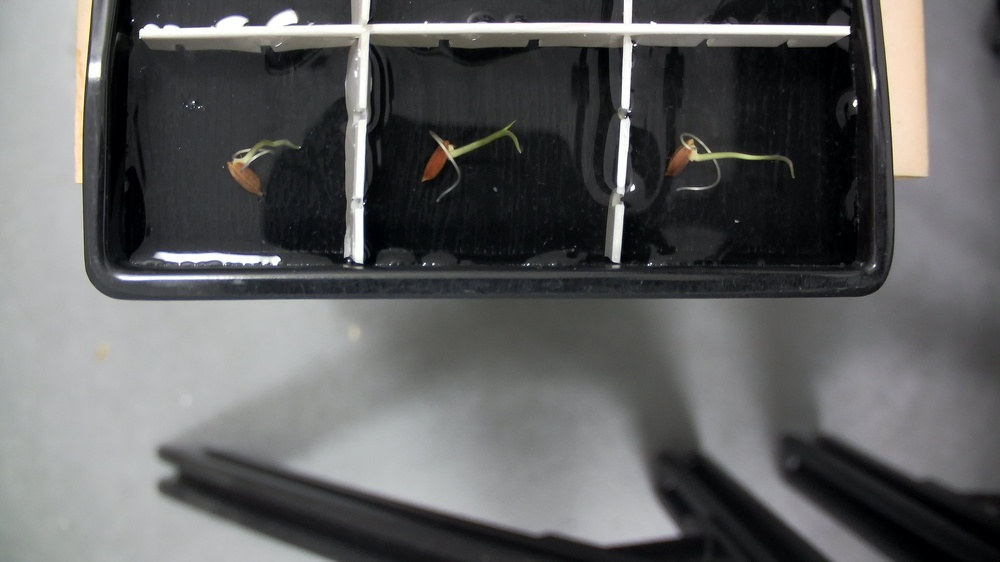
#> input picture dataset/1-117/s508-101-027.jpg, 1000 x 562 px, shrunk from 3840 x 2160 before the run; its folder holds only this picture in this run
$ python -i segment_cv.py   (imports and definitions only)
#> lines starting #> are read from the running program, lines starting #| are printed output that depends on the picture; after the words box and inside, x2 and y2 are one past the last pixel; in counts of white or black regions, pixels touching at a corner belong together
import cv2
import numpy as np
import os
import glob
from tqdm import tqdm

# ================= 配置 =================
INPUT_ROOT = "results_seeds"  # 上一步生成的文件夹
OUTPUT_ROOT = "output/segmented_seeds"  # 结果输出文件夹
DEBUG_MODE = False  # 设为True会保存黑白Mask以便调试


# =======================================

def process_segmentation(img_path, save_path):
#> called with img_path = 'dataset/1-117/s508-101-027.jpg', save_path = 'out.png'
    img = cv2.imread(img_path)
#> img is the input picture: shape (562, 1000, 3); mean B, G, R 96.8, 96.2, 95.8
    if img is None: return

    # 1. 预处理：转灰度 + 高斯模糊 (去噪)
    gray = cv2.cvtColor(img, cv2.COLOR_BGR2GRAY)
    blurred = cv2.GaussianBlur(gray, (5, 5), 0)
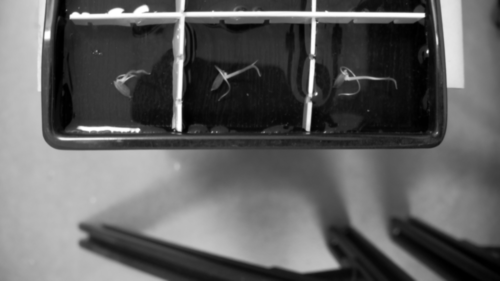
#> blurred: shape (562, 1000) (shown at 1/2 size); min 0, max 255, mean 96.2

    # 2. 阈值分割
    # 使用 Otsu 自动寻找最佳阈值。
    # 因为背景是黑的，前景是亮的，THRESH_BINARY 即可。
    # 针对部分特别暗的根系，可能需要适当调低阈值，或者使用自适应阈值
    _, binary = cv2.threshold(blurred, 0, 255, cv2.THRESH_BINARY + cv2.THRESH_OTSU)
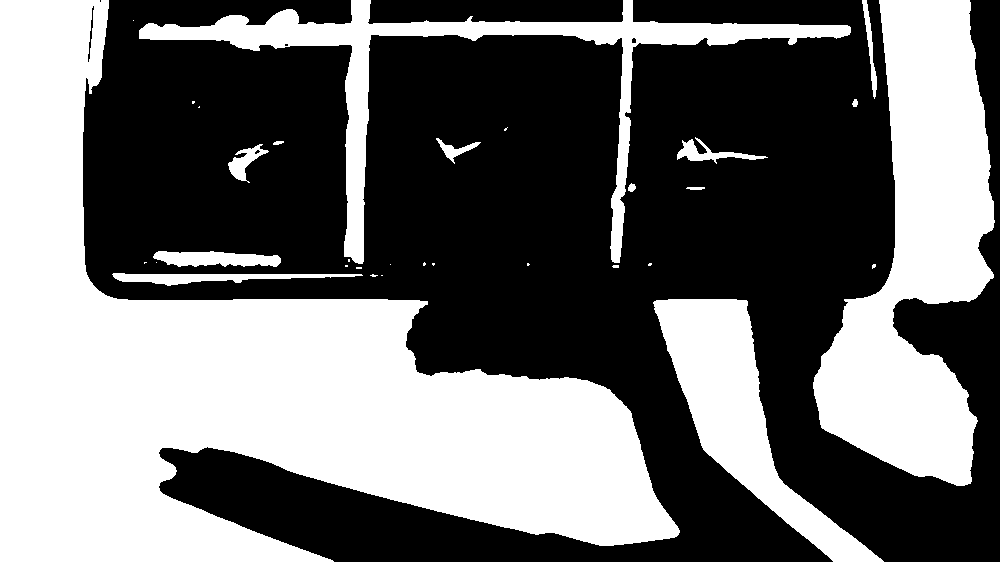
#> binary: shape (562, 1000); 43.7% white; 32 white regions (18 under 20 px), largest, box (x1, y1, x2, y2) and area: (0, 0, 680, 562) 154505, (813, 0, 995, 486) 47707, (139, 0, 851, 264) 20104

    # 3. 形态学操作 (关键步骤)
    # kernel大小决定了去除噪点的能力。(3,3) 适合去除细小反光
    kernel = np.ones((3, 3), np.uint8)

    # 开运算：先腐蚀后膨胀 -> 去除孤立的小白点（水面反光）
    opening = cv2.morphologyEx(binary, cv2.MORPH_OPEN, kernel, iterations=2)
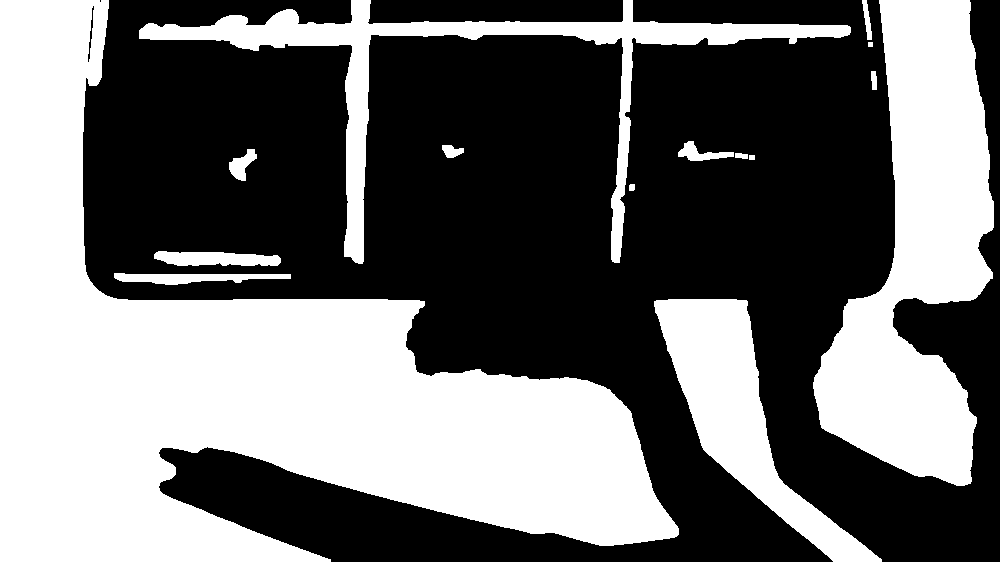
#> opening: shape (562, 1000); 43.5% white; 15 white regions, largest, box (x1, y1, x2, y2) and area: (0, 0, 679, 562) 154446, (813, 0, 994, 486) 47656, (139, 0, 851, 264) 19994
    # 膨胀：让种子稍微胖一点，填补内部空洞，并把细根连起来
    dilation = cv2.dilate(opening, kernel, iterations=1)
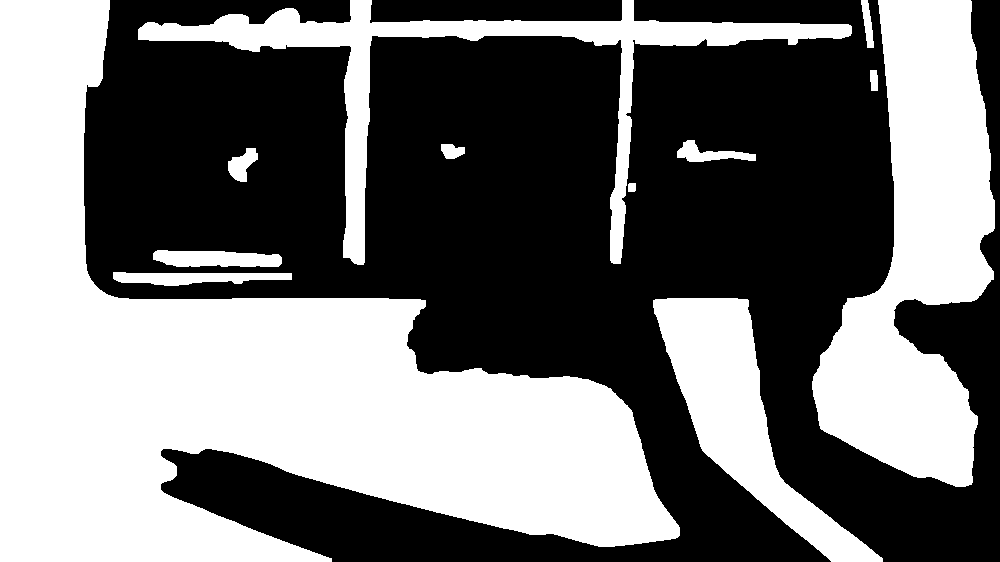
#> dilation: shape (562, 1000); 45% white; 12 white regions

    # 4. 轮廓查找与筛选 (中心约束法)
    contours, _ = cv2.findContours(dilation, cv2.RETR_EXTERNAL, cv2.CHAIN_APPROX_SIMPLE)
#> contours = 12 contours; largest, box (x1, y1, x2, y2) and area: (0, 0, 680, 562) 155336, (812, 0, 995, 487) 48517, (138, 0, 852, 265) 21474, (653, 298, 883, 562) 18286, (153, 250, 282, 267) 1660

    if not contours:
        return  # 没找到轮廓

    h, w = img.shape[:2]
    img_center = (w // 2, h // 2)

    best_cnt = None
    max_area = 0

    for cnt in contours:
        area = cv2.contourArea(cnt)

        # 过滤1: 面积太小的噪点
        if area < 100: continue

        # 过滤2: 检查轮廓是否贴边 (去除切图残留的白色隔板)
        x, y, cw, ch = cv2.boundingRect(cnt)
        # 如果轮廓紧贴图片四个边缘的任何一个，大概率是隔板
        margin = 2
        if x < margin or y < margin or (x + cw) > w - margin or (y + ch) > h - margin:
            # 但要小心种子长大后也会贴边，所以加一个判定：
            # 如果面积非常大(例如占画面50%以上)，那可能是长大后的种子，不过滤
            if area < (h * w * 0.5):
                continue

        # 策略: 找最大的轮廓，通常就是种子
        if area > max_area:
            max_area = area
            best_cnt = cnt
#> this loop made 12 passes
#> (area, x, y, cw, ch, max_area) on passes 2 to 3: (1523.5, 113, 272, 179, 14, 1523.5), (1660, 153, 250, 129, 17, 1660)
#> after the loop, best_cnt = contour of 51 points, box (x1, y1, x2, y2) (153, 250, 282, 267), area 1660; max_area = 1660

    # 5. 生成结果
    if best_cnt is not None:
        # 创建最终掩膜
        final_mask = np.zeros_like(gray)
        cv2.drawContours(final_mask, [best_cnt], -1, 255, -1)
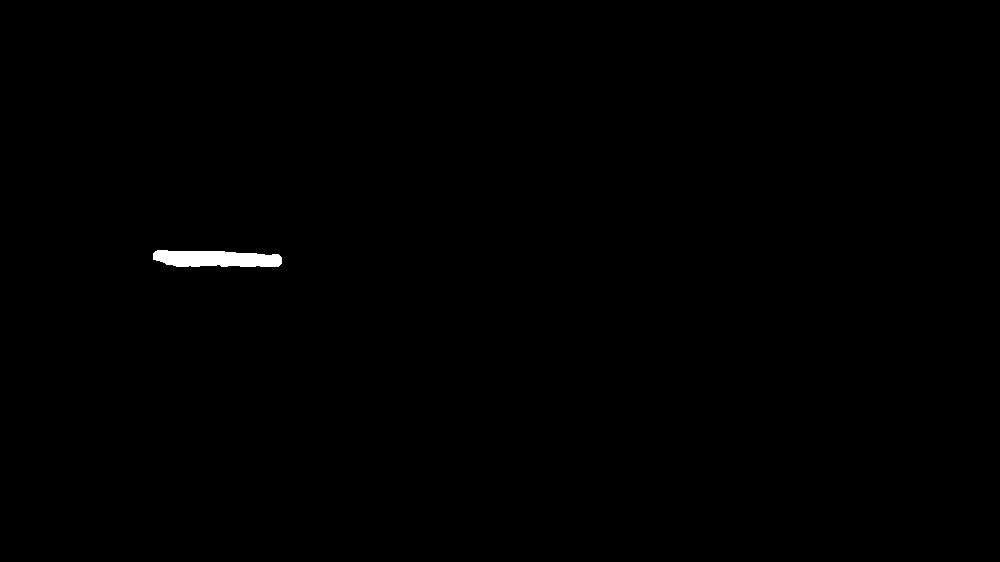
#> final_mask: shape (562, 1000); 0.32% white; 1 white region, box (x1, y1, x2, y2) and area: (153, 250, 282, 267) 1795

        # 方案A: 保存为透明背景的PNG (推荐，方便后续叠图)
        b, g, r = cv2.split(img)
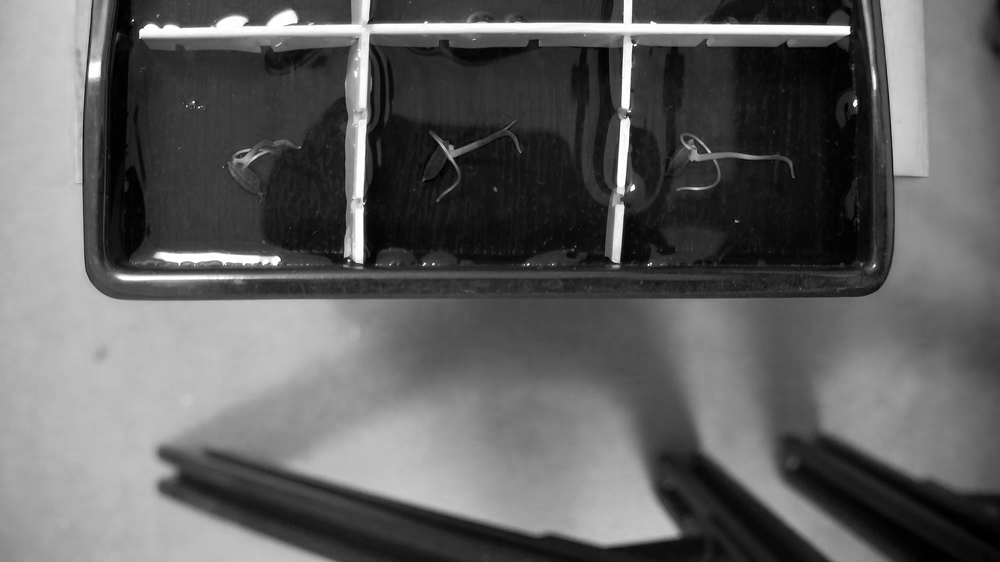
#> b: shape (562, 1000); min 0, max 255, mean 96.8
        rgba = cv2.merge([b, g, r, final_mask])
        cv2.imwrite(save_path.replace(".jpg", ".png"), rgba)

        # 方案B: 如果你需要保留原文件名且只要黑色背景 JPG
        # result = cv2.bitwise_and(img, img, mask=final_mask)
        # cv2.imwrite(save_path, result)
    else:
        # 如果筛选完没有轮廓，说明图片可能是全黑或只有噪点
        # 这种情况下可以复制原图或者存一个全黑图
        pass


# [24 lines left out: function main, not called in this run]


# [2 lines not run here, left out]

>>> result = process_segmentation('dataset/1-117/s508-101-027.jpg', 'out.png')

$ run again, on dataset/1-117/s508-106-074.jpg
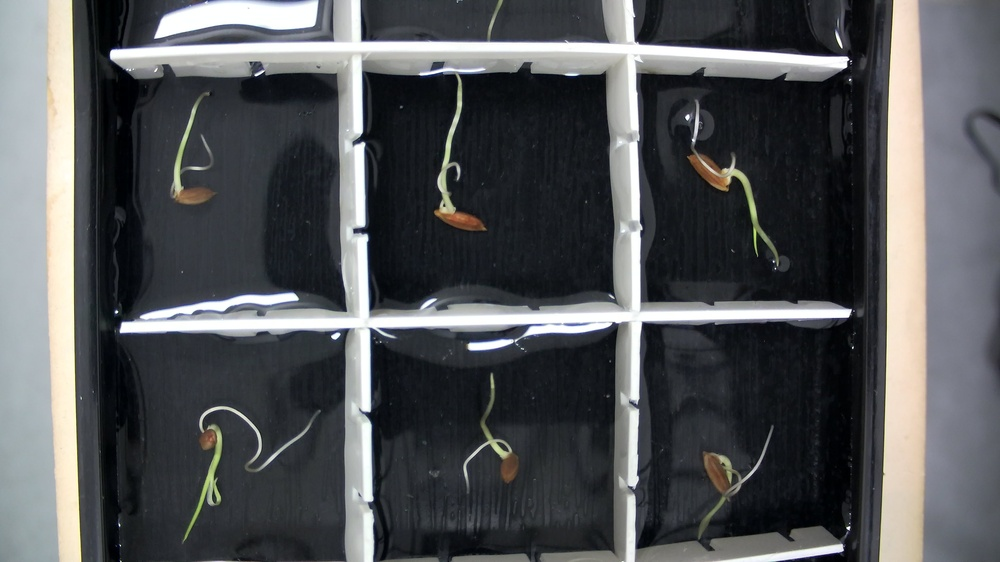
#> input picture dataset/1-117/s508-106-074.jpg, 1000 x 562 px, shrunk from 3840 x 2160 before the run
#> in process_segmentation, img is the input picture: shape (562, 1000, 3); mean B, G, R 86.8, 84.4, 82.6
#> in process_segmentation, `_, binary = cv2.threshold(blurred, 0, 255, cv2.THRESH_BINARY + cv2.THR..`:
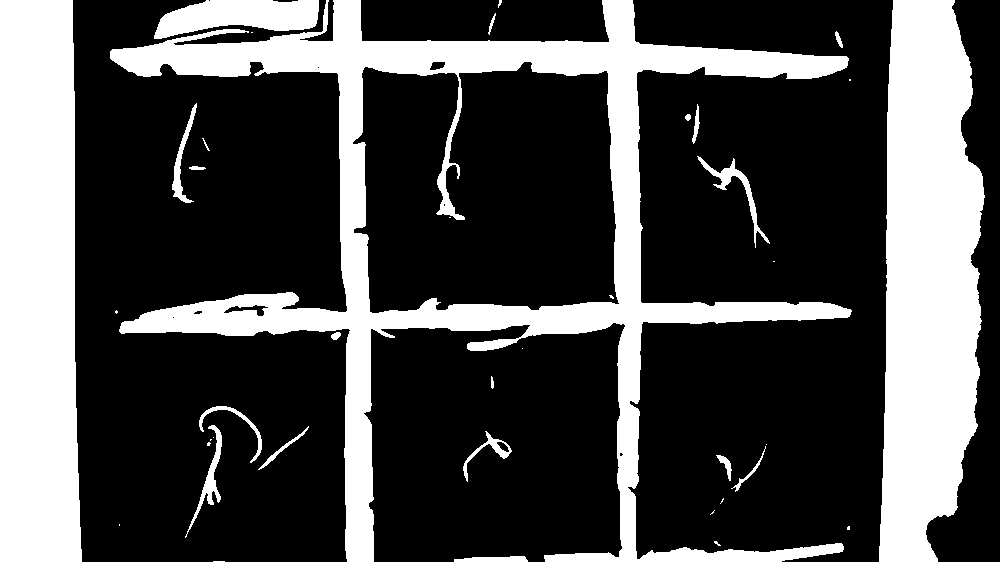
#> binary: shape (562, 1000); 29.6% white; 39 white regions (18 under 20 px), largest, box (x1, y1, x2, y2) and area: (110, 0, 852, 562) 68617, (879, 0, 985, 562) 46226, (0, 0, 82, 562) 42688
#> opening: shape (562, 1000); 28.9% white; 19 white regions, largest, box (x1, y1, x2, y2) and area: (110, 0, 851, 562) 66431, (879, 0, 984, 562) 46173, (0, 0, 82, 562) 42688
#> dilation: shape (562, 1000); 30.7% white; 15 white regions
#> contours = 12 contours; largest, box (x1, y1, x2, y2) and area: (109, 0, 852, 562) 131447, (878, 0, 985, 562) 46866, (0, 0, 83, 562) 42620, (202, 431, 223, 502) 589, (718, 165, 753, 198) 482
#> the loop in process_segmentation, `for cnt in contours:` made 12 passes
#> (area, x, y, cw, ch, max_area) on passes 2 to 4: (120.5, 718, 455, 14, 15, 120.5), (218.5, 487, 437, 22, 22, 218.5), (589, 202, 431, 21, 71, 589)
#> after the loop in process_segmentation, `for cnt in contours:`: best_cnt = contour of 60 points, box (x1, y1, x2, y2) (202, 431, 223, 502), area 589; max_area = 589
#> final_mask: shape (562, 1000); 0.12% white; 1 white region, box (x1, y1, x2, y2) and area: (202, 431, 223, 502) 669
#> in process_segmentation, `b, g, r = cv2.split(img)`:
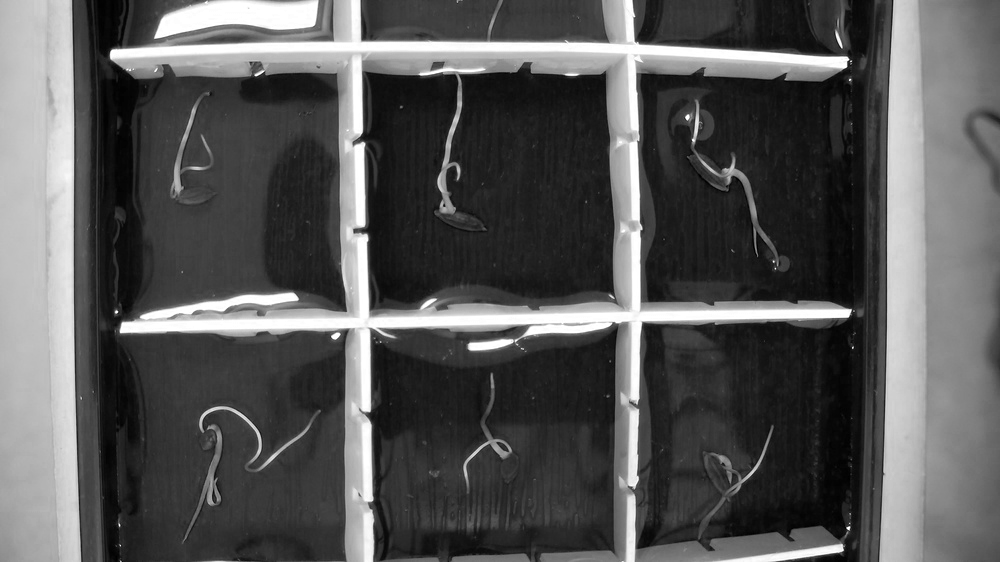
#> b: shape (562, 1000); min 0, max 255, mean 86.8

$ run again, on dataset/1-117/s508-108-094.jpg
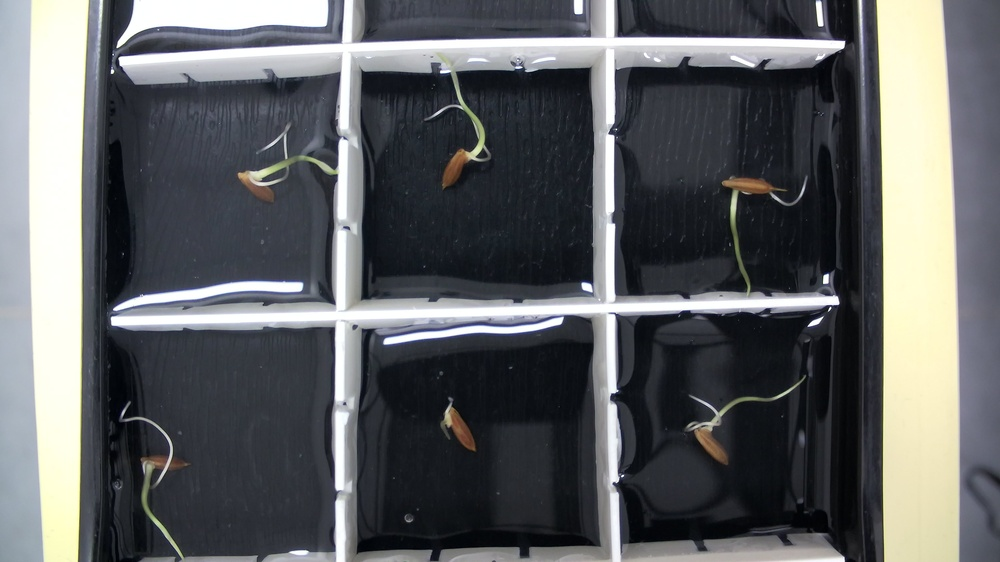
#> input picture dataset/1-117/s508-108-094.jpg, 1000 x 562 px, shrunk from 3840 x 2160 before the run
#> in process_segmentation, img is the input picture: shape (562, 1000, 3); mean B, G, R 99.6, 97.6, 95.5
#> in process_segmentation, `_, binary = cv2.threshold(blurred, 0, 255, cv2.THRESH_BINARY + cv2.THR..`:
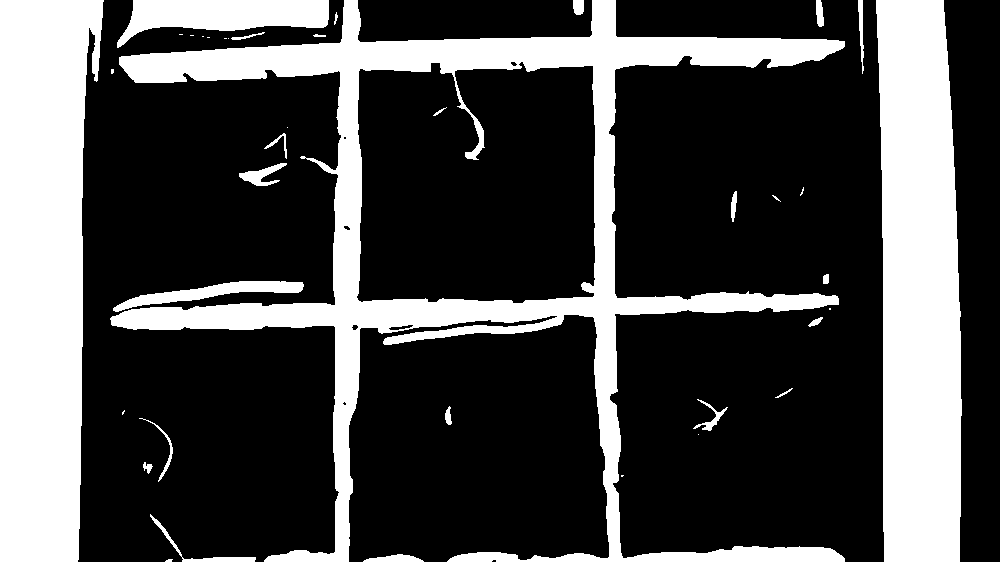
#> binary: shape (562, 1000); 29% white; 39 white regions (15 under 20 px), largest, box (x1, y1, x2, y2) and area: (110, 0, 845, 562) 62734, (0, 0, 104, 562) 47416, (876, 0, 962, 562) 42059
#> opening: shape (562, 1000); 28.7% white; 21 white regions, largest, box (x1, y1, x2, y2) and area: (111, 0, 845, 562) 61329, (0, 0, 103, 562) 47386, (876, 0, 962, 562) 42059
#> dilation: shape (562, 1000); 30.4% white; 20 white regions
#> contours = 19 contours; largest, box (x1, y1, x2, y2) and area: (110, 0, 846, 562) 120180, (0, 0, 104, 562) 47373, (875, 0, 963, 562) 42578, (117, 0, 330, 46) 5841, (448, 551, 521, 562) 604
#> the loop in process_segmentation, `for cnt in contours:` made 19 passes
#> (area, x, y, cw, ch, max_area) on pass 12: (435, 239, 164, 41, 23, 435)
#> after the loop in process_segmentation, `for cnt in contours:`: best_cnt = contour of 47 points, box (x1, y1, x2, y2) (239, 164, 280, 187), area 435; max_area = 435
#> final_mask: shape (562, 1000); 0.09% white; 1 white region, box (x1, y1, x2, y2) and area: (239, 164, 280, 187) 485
#> in process_segmentation, `b, g, r = cv2.split(img)`:
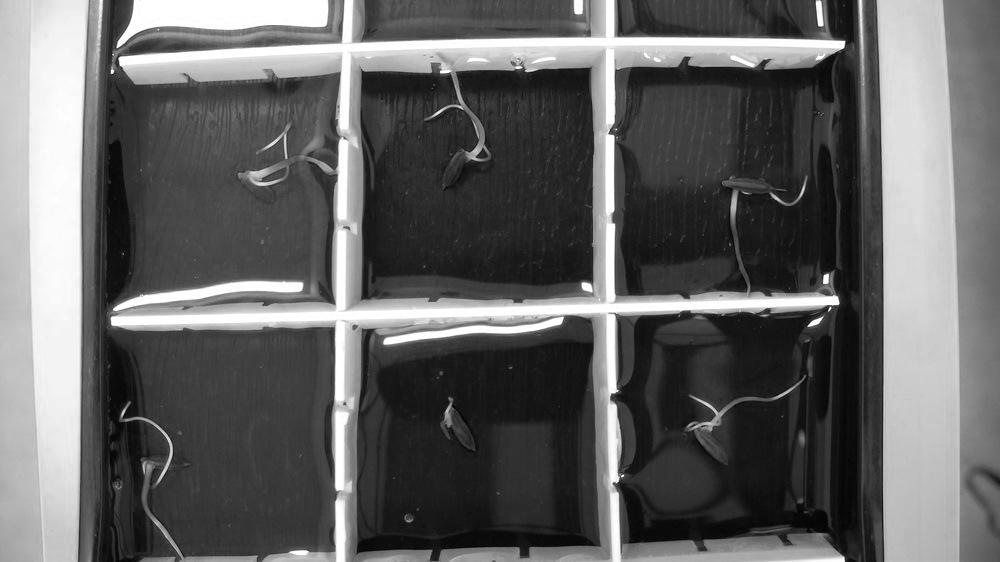
#> b: shape (562, 1000); min 0, max 255, mean 99.6
